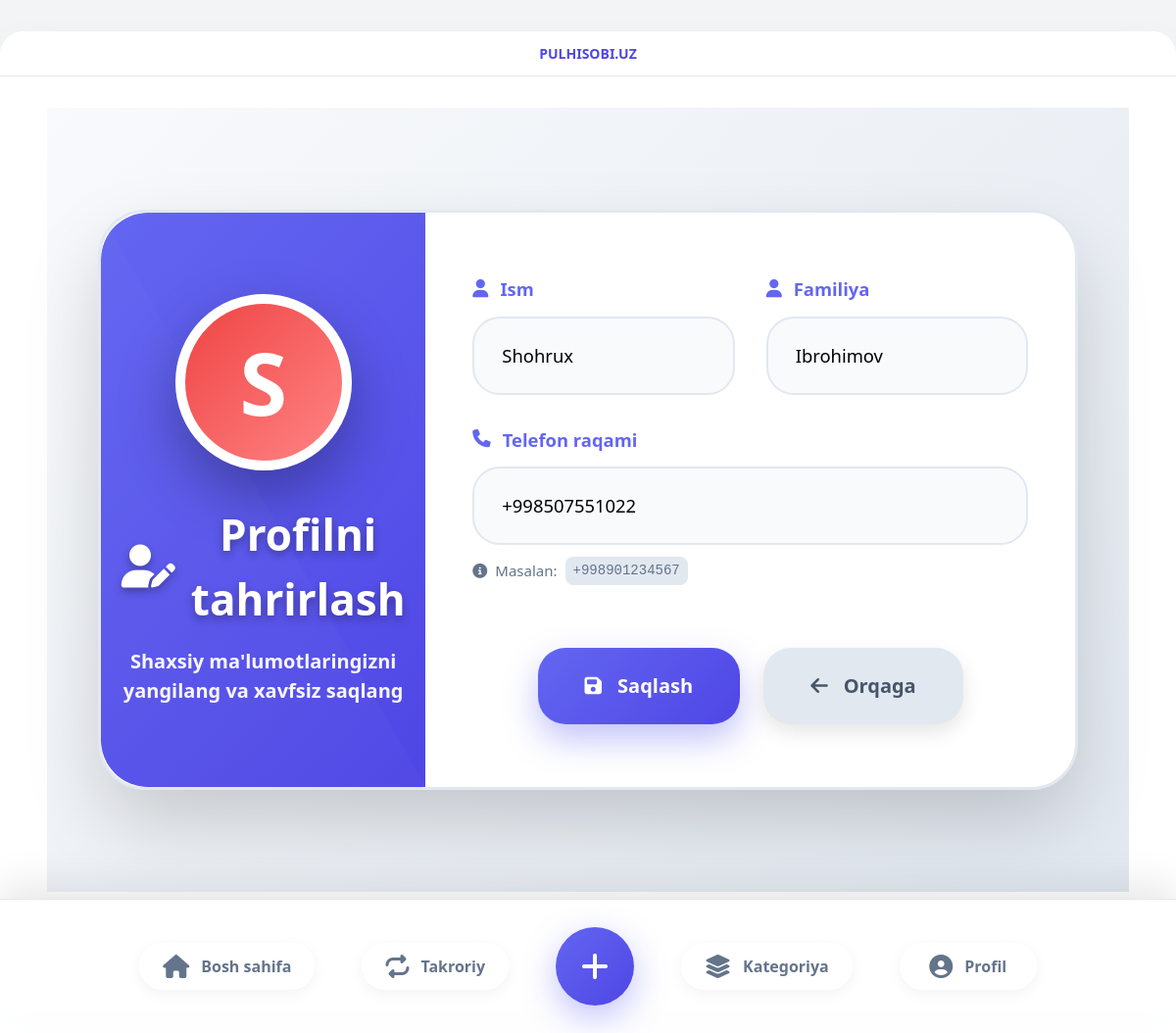
The app's page /profile/update/ (signed in), older data.
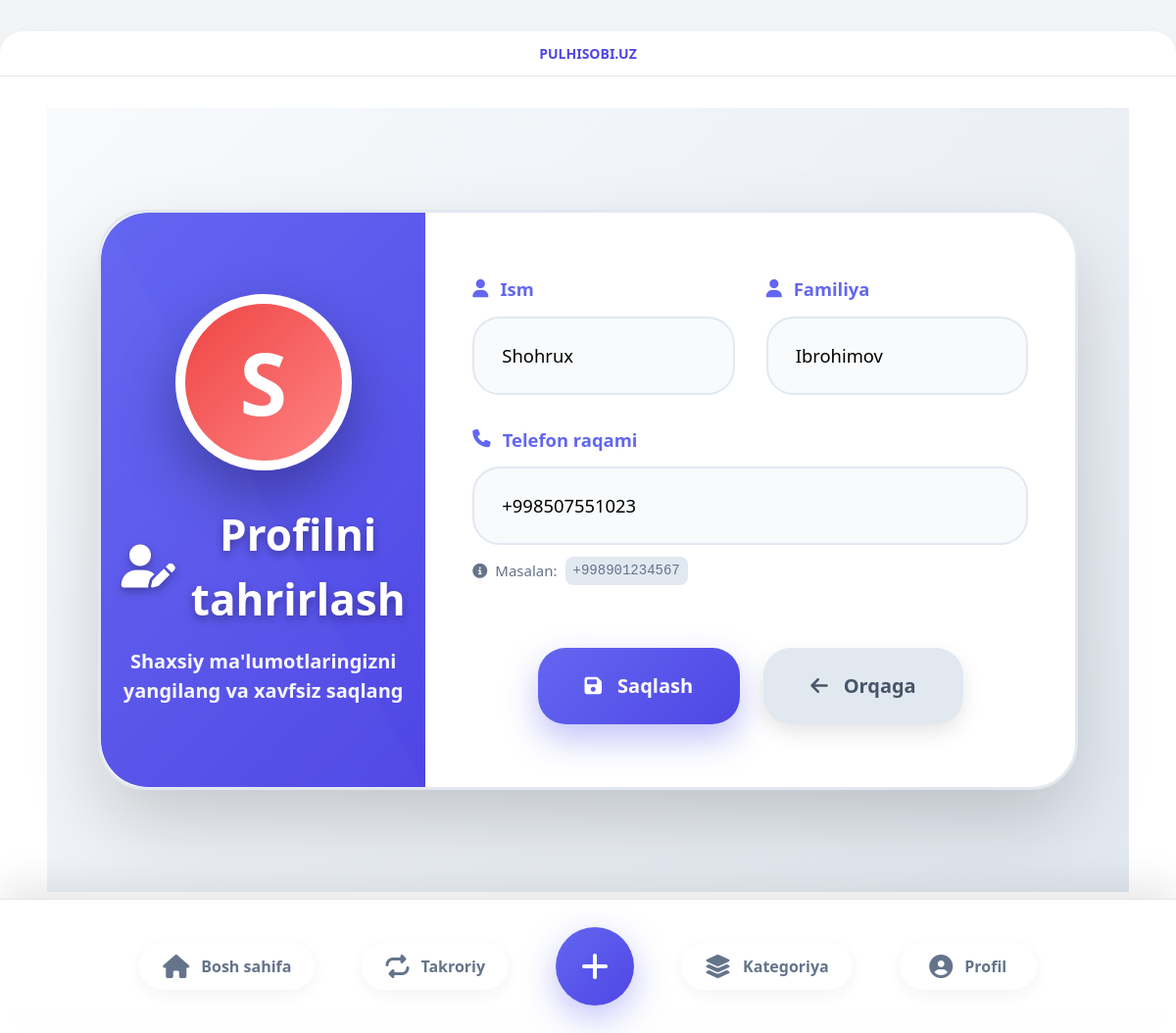
The same page, newer data.
### myapp/models.py (models this page shows, shortened)
class CustomUser(AbstractUser):
    first_name = models.CharField(_("Ism"), max_length=150, blank=False)
    last_name = models.CharField(_("Familiya"), max_length=150, blank=False)
    phone = models.CharField(
        _("Telefon raqam"),
        max_length=15,
        blank=True,
        null=True,
        unique=True,
        help_text=_("Masalan: +998901234567")
    )
    class Meta:
        verbose_name = _("Foydalanuvchi")
        verbose_name_plural = _("Foydalanuvchilar")
        constraints = [
            models.CheckConstraint(
                check=models.Q(phone__regex=r'^\+998\d{9}$') | models.Q(phone=''),
                name='valid_phone_format'
            )
        ]

### myapp/views.py (the view)
# urls.py: path('profile/update/', update_profile, name='profile_update'),
@login_required
def update_profile(request):
    if request.method == 'POST':
        form = UserUpdateForm(request.POST, instance=request.user)
        if form.is_valid():
            form.save()
            messages.success(request, "Ma'lumotlar muvaffaqiyatli yangilandi!")
            return redirect('profile')
        else:
            messages.error(request, "Xatolik yuz berdi.")
    else:
        form = UserUpdateForm(instance=request.user)
    return render(request, 'profile_update.html', {
        'form': form
    })

### myapp/forms.py (shortened to what this page needs)
class UserUpdateForm(forms.ModelForm):
    first_name = forms.CharField(
        label="Ism",
        widget=forms.TextInput(attrs={'class': 'form-input w-full', 'placeholder': 'Ali'})
    )
    last_name = forms.CharField(
        label="Familiya",
        widget=forms.TextInput(attrs={'class': 'form-input w-full', 'placeholder': 'Valiyev'})
    )
    phone = forms.CharField(
        label="Telefon",
        widget=forms.TextInput(attrs={
            'class': 'form-input w-full',
            'placeholder': '+998901234567',
            'inputmode': 'tel'
        })
    )
    class Meta:
        model = CustomUser
        fields = ['first_name', 'last_name', 'phone']

### myapp/templates/profile_update.html (shortened to what this page needs)
{% extends "base.html" %}
{% load static %}
{% block extra_css %}
<link rel="stylesheet" href="{% static 'css/profile_update.css' %}">
{% endblock %}
{% block content %}
<div class="update-container">
    <div class="update-wide-card">
        <div class="card-header">
            <div class="avatar-large">
                {{ request.user.username|slice:":1"|upper }}
            </div>
            <div class="header-content">
                <h1 class="main-title">
                    <i class="fas fa-user-edit"></i>
                    Profilni tahrirlash
                </h1>
                <p class="subtitle">
                    Shaxsiy ma'lumotlaringizni yangilang va xavfsiz saqlang
                </p>
            </div>
        </div>
        <div class="card-body">
            <form method="post" class="update-form-wide">
                <div class="form-grid">
                    <div class="form-group">
                        <label><i class="fas fa-user"></i> Ism</label>
                        {{ form.first_name }}
                    </div>
                    <div class="form-group">
                        <label><i class="fas fa-user"></i> Familiya</label>
                        {{ form.last_name }}
                    </div>
                    <div class="form-group full-width">
                        <label><i class="fas fa-phone"></i> Telefon raqami</label>
                        {{ form.phone }}
                        <p class="help-text">
                            <i class="fas fa-info-circle"></i>
                            Masalan: <code>+998901234567</code>
                        </p>
                    </div>
                </div>
                <div class="action-buttons">
                    <button type="submit" class="btn-primary">
                        <i class="fas fa-save"></i>
                        Saqlash
                    </button>
                    <a href="{% url 'profile' %}" class="btn-secondary">
                        <i class="fas fa-arrow-left"></i>
                        Orqaga
                    </a>
                </div>
            </form>
        </div>
    </div>
</div>
{% endblock %}

Row changes from the older to the newer data that the page shows:
changed CustomUser "Shohrux": phone "+998507551022" → "+998507551023"
